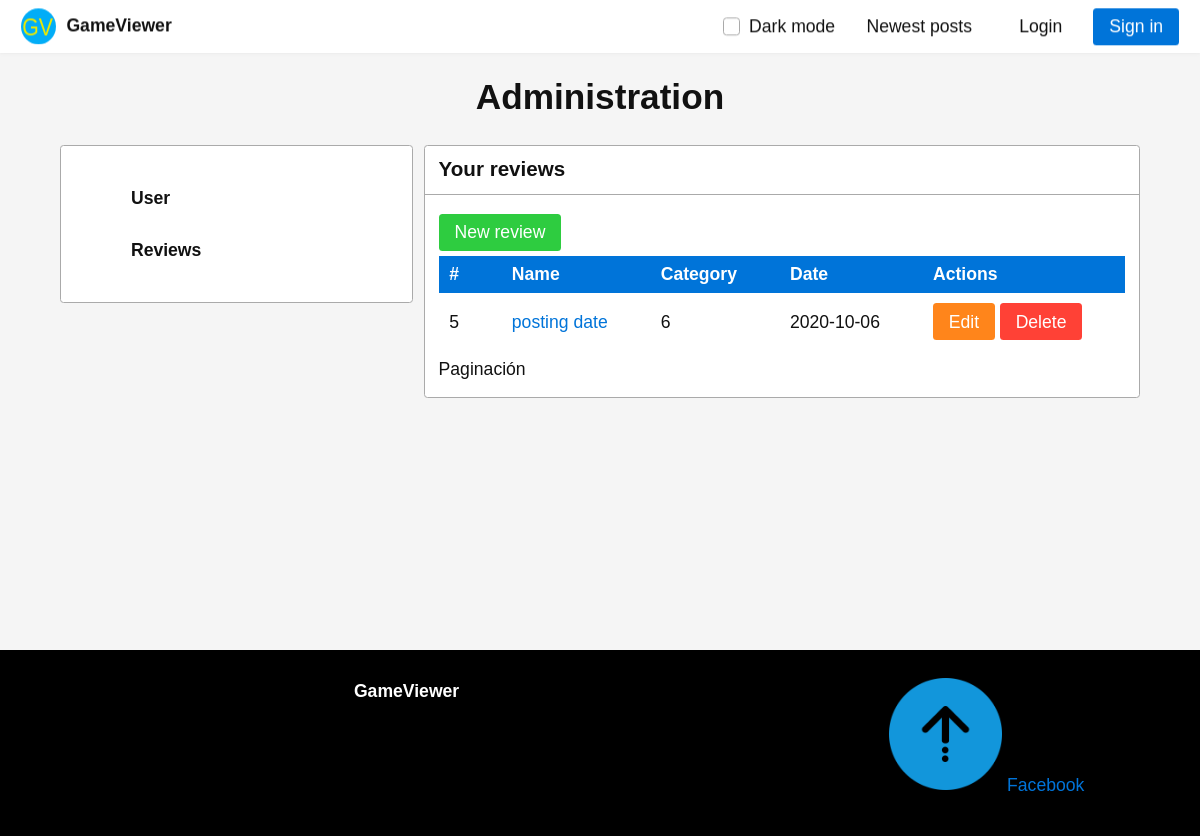
Screenshot of /admin/my-posts/6 with the database file from the repository.
### models.py (models this page shows, shortened)
class Reviews(db.Model):
    id = db.Column(db.Integer, primary_key = True)
    id_user = db.Column(db.Integer, db.ForeignKey('users.id'), nullable=False)
    id_cat = db.Column(db.Integer, db.ForeignKey('categories.id'), nullable=False)
    title = db.Column(db.Text(50))
    img = db.Column(db.Text(50))
    content = db.Column(db.Text(50))
    created_at = db.Column(db.Text(50))

### controller.py (the view)
@app.route("/admin/my-posts/<id>")
def myPosts(id):
    user = Users.query.filter_by(id = id).first()
    reviews = Reviews.query.filter_by(id_user = user.id)
    return render_template("admin/my-posts.html", user = user, reviews = reviews)

### templates/admin/my-posts.html (shortened to what this page needs)
{% extends "layout/base.html" %}
{% block title %} Administration {% endblock %}
{% block content %}
{% include "admin/layout/admin-options.html" %}
<div class="two-third-600">
    <article class="card">
        <header>
            <h3> Your reviews </h3>
        </header>
        <footer>
            <a href="{{ url_for('newReview', user_id = user.id) }}" class="button success">New review</a>
            <div style="overflow: scroll;">
                <table class="primary" style="overflow-x: scroll !important; width: 100%;">
                    <thead>
                        <tr>
                            <th>#</th>
                            <th>Name</th>
                            <th>Category</th>
                            <th>Date</th>
                            <th>Actions</th>
                        </tr>
                    </thead>
                    <tbody>
                        {% for review in reviews %}
                        <tr>
                            <td>{{ review.id }}</td>
                            <td><a href="{{ url_for('review', review_title = review.title, id = review.id) }}">
                                    {{ review.title }} </a></td>
                            <td> {{ review.id_cat }} </td>
                            <td> {{ review.created_at }} </td>
                            <td>
                                <a href="{{ url_for('editReview', id = review.id ) }}" class="button warning">Edit</a>
                                <label for="modal_1" class="button error">Delete</label>
                            </td>
                        </tr>
                        {% endfor %}
                    </tbody>
                </table>
            </div>
            <p>Paginación</p>
        </footer>
    </article>
</div>
{% endblock %}

### static/css/style.css (style rules this page uses)
.html { filter: invert(0%); }

### static/css/picnic.css (style rules this page uses)
html { font-family:sans-serif;-ms-text-size-adjust:100%;-webkit-text-size-adjust:100% }
body { margin:0 }
article,aside,details,figcaption,figure,footer,header,hgroup,main,nav,section,summary { display:block }
a { background:transparent }
table { border-collapse:collapse;border-spacing:0 }
td,th { padding:0 }
* { box-sizing:inherit }
html,body { font-family:Arial, Helvetica, sans-serif;box-sizing:border-box;height:100% }
body { color:#111;font-size:1.1em;line-height:1.5;background:#fff }
h1,h2,h3,h4,h5,h6 { margin:0;padding:.6em 0 }
a { color:#0074d9;text-decoration:none;box-shadow:none;transition:all 0.3s }
label { cursor:pointer }
.label,[data-tooltip]:after,button,.button,[type=submit],.dropimage { display:inline-block;text-align:center;letter-spacing:inherit;margin:0;padding:.3em .9em;vertical-align:middle;background:#0074d9;color:#fff;border:0;border-radius:.2em;width:auto;-webkit-touch-callout:none;-webkit-user-select:none;-khtml-user-select:none;-moz-user-select:none;-ms-user-select:none;user-select:none }
.success.label,.success[data-tooltip]:after,button.success,.success.button,.success[type=submit],.success.dropimage { background:#2ecc40 }
.warning.label,.warning[data-tooltip]:after,button.warning,.warning.button,.warning[type=submit],.warning.dropimage { background:#ff851b }
.error.label,.error[data-tooltip]:after,button.error,.error.button,.error[type=submit],.error.dropimage { background:#ff4136 }
button,.button,[type=submit],.dropimage { margin:.3em 0;cursor:pointer;transition:all 0.3s;border-radius:.2em;height:auto;vertical-align:baseline;box-shadow:0 0 rgba(17,17,17,0) inset }
table { text-align:left }
td,th { padding:.3em 2.4em .3em .6em }
th { text-align:left;font-weight:900;color:#fff;background-color:#0074d9 }
.flex>* { box-sizing:border-box;flex:1 1 auto;padding-left:.6em;padding-bottom:.6em }
.flex[class*="one"]>*,.flex[class*="two"]>*,.flex[class*="three"]>*,.flex[class*="four"]>*,.flex[class*="five"]>*,.flex[class*="six"]>*,.flex[class*="seven"]>*,.flex[class*="eight"]>*,.flex[class*="nine"]>*,.flex[class*="ten"]>*,.flex[class*="eleven"]>*,.flex[class*="twelve"]>* { flex-grow:0 }
.one>* { width:100% }
@media all and (min-width: 600px) { .two-600>* { width:50% } }
@media all and (min-width: 600px) { .two-third-600 { width:66.66666%;display:block } }
.card,.modal .overlay ~ * { position:relative;box-shadow:0;border-radius:.2em;border:1px solid #aaa;overflow:hidden;text-align:left;background:#fff;margin-bottom:.6em;padding:0;transition:all .3s ease }
.card>*,.modal .overlay ~ *>* { max-width:100%;display:block }
.card>*:last-child,.modal .overlay ~ *>*:last-child { margin-bottom:0 }
.card header,.modal .overlay ~ * header,.card section,.modal .overlay ~ * section,.card>p,.modal .overlay ~ *>p { padding:.6em .8em }
.card header,.modal .overlay ~ * header { font-weight:bold;position:relative;border-bottom:1px solid #aaa }
.card header h1,.modal .overlay ~ * header h1,.card header h2,.modal .overlay ~ * header h2,.card header h3,.modal .overlay ~ * header h3,.card header h4,.modal .overlay ~ * header h4,.card header h5,.modal .overlay ~ * header h5,.card header h6,.modal .overlay ~ * header h6 { padding:0;margin:0 2em 0 0;line-height:1;display:inline-block;vertical-align:text-bottom }
.card footer,.modal .overlay ~ * footer { padding:.8em }
.card p,.modal .overlay ~ * p { margin:.3em 0 }
.card p:last-child,.modal .overlay ~ * p:last-child { margin-bottom:0 }

### rows the page displays
Reviews: id "5", title "posting date", id_cat "6", created_at "2020-10-06"
